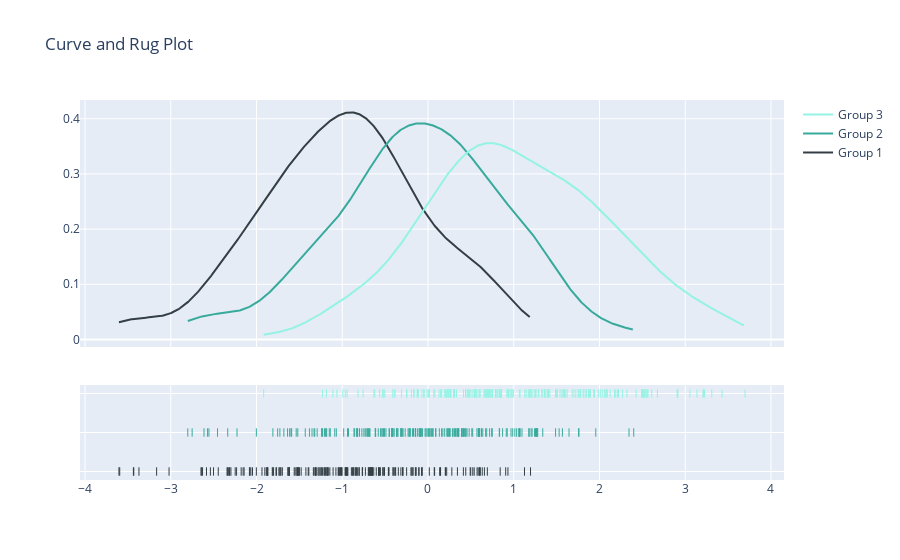

Notebook cell for this chart:
### Code cell
import plotly.figure_factory as ff
import numpy as np

x1 = np.random.randn(200) - 1
x2 = np.random.randn(200)
x3 = np.random.randn(200) + 1

hist_data = [x1, x2, x3]

group_labels = ['Group 1', 'Group 2', 'Group 3']
colors = ['#333F44', '#37AA9C', '#94F3E4']

# Create distplot with curve_type set to 'normal'
fig = ff.create_distplot(hist_data, group_labels, show_hist=False, colors=colors)

# Add title
fig.update_layout(title_text='Curve and Rug Plot')
fig.show()

### Figure 1 — Plotly figure (JSON) as saved in the notebook; plotly's stock layout.template omitted (floating-point values rounded to 4 significant figures; data arrays with more than 128 entries replaced by an {"elided": "..."} marker saying what was removed)
{"data": [{"legendgroup": "Group 1", "marker": {"color": "#333F44"}, "mode": "lines", "name": "Group 1", "showlegend": true, "type": "scatter", "x": {"elided": "500 float values"}, "xaxis": "x", "y": {"elided": "500 float values"}, "yaxis": "y"}, {"legendgroup": "Group 2", "marker": {"color": "#37AA9C"}, "mode": "lines", "name": "Group 2", "showlegend": true, "type": "scatter", "x": {"elided": "500 float values"}, "xaxis": "x", "y": {"elided": "500 float values"}, "yaxis": "y"}, {"legendgroup": "Group 3", "marker": {"color": "#94F3E4"}, "mode": "lines", "name": "Group 3", "showlegend": true, "type": "scatter", "x": {"elided": "500 float values"}, "xaxis": "x", "y": {"elided": "500 float values"}, "yaxis": "y"}, {"legendgroup": "Group 1", "marker": {"color": "#333F44", "symbol": "line-ns-open"}, "mode": "markers", "name": "Group 1", "showlegend": false, "type": "scatter", "x": {"elided": "200 float values"}, "xaxis": "x", "y": {"elided": "200 str values"}, "yaxis": "y2"}, {"legendgroup": "Group 2", "marker": {"color": "#37AA9C", "symbol": "line-ns-open"}, "mode": "markers", "name": "Group 2", "showlegend": false, "type": "scatter", "x": {"elided": "200 float values"}, "xaxis": "x", "y": {"elided": "200 str values"}, "yaxis": "y2"}, {"legendgroup": "Group 3", "marker": {"color": "#94F3E4", "symbol": "line-ns-open"}, "mode": "markers", "name": "Group 3", "showlegend": false, "type": "scatter", "x": {"elided": "200 float values"}, "xaxis": "x", "y": {"elided": "200 str values"}, "yaxis": "y2"}], "layout": {"barmode": "overlay", "hovermode": "closest", "legend": {"traceorder": "reversed"}, "title": {"text": "Curve and Rug Plot"}, "xaxis": {"anchor": "y2", "domain": [0, 1], "zeroline": false}, "yaxis": {"anchor": "free", "domain": [0.35, 1], "position": 0}, "yaxis2": {"anchor": "x", "domain": [0, 0.25], "dtick": 1, "showticklabels": false}}}
